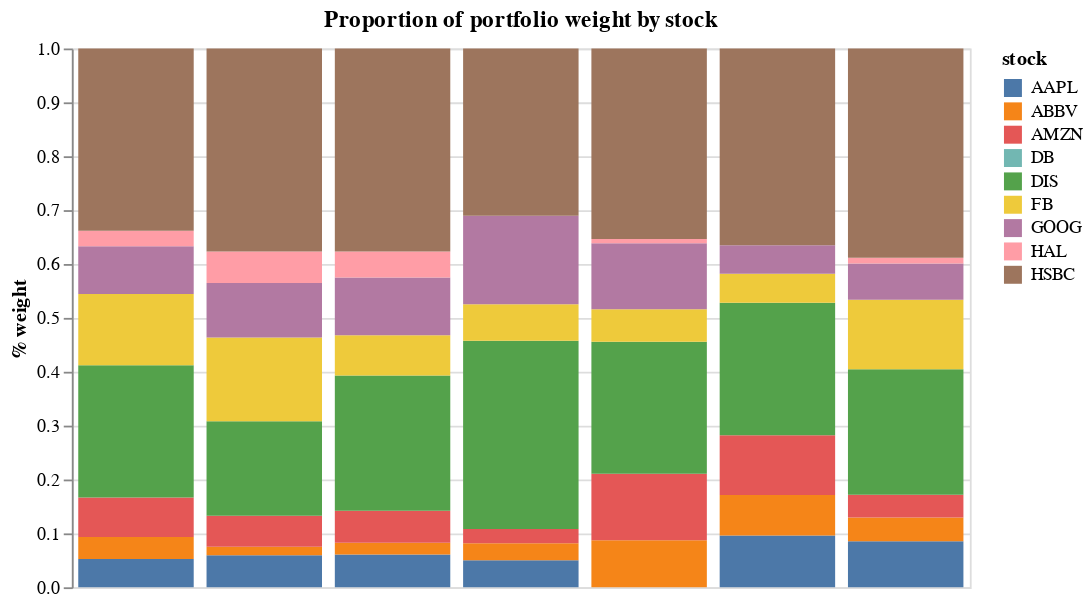

Write notebook code for a chart like this one.
### Markdown cell above
The chart above shows the MRE ellipsoid for the 3FF model. The weights of the stocks are represented by the bar. We ran the MRE 7 times so there are 7 different weights

### Code cell
chart_095_3

### Figure 1 — Vega-Lite specification as saved in the notebook (floating-point values rounded to 4 significant figures)
{"config": {"view": {"continuousWidth": 300, "continuousHeight": 300}}, "data": {"name": "data-0711a486387355c7a4fda68ba020013b"}, "mark": {"type": "bar"}, "encoding": {"color": {"field": "stock", "type": "nominal"}, "order": {"field": "stock", "sort": "ascending", "type": "nominal"}, "x": {"axis": null, "field": "run", "type": "ordinal"}, "y": {"field": "weight", "title": "% weight", "type": "quantitative"}}, "title": "Proportion of portfolio weight by stock", "width": 500, "$schema": "https://vega.github.io/schema/vega-lite/v5.8.0.json", "datasets": {"data-0711a486387355c7a4fda68ba020013b": [{"stock": "AAPL", "run": 0, "weight": 0.05262}, {"stock": "ABBV", "run": 0, "weight": 0.0409}, {"stock": "AMZN", "run": 0, "weight": 0.07307}, {"stock": "DB", "run": 0, "weight": 3.421e-09}, {"stock": "DIS", "run": 0, "weight": 0.2456}, {"stock": "FB", "run": 0, "weight": 0.1322}, {"stock": "GOOG", "run": 0, "weight": 0.08877}, {"stock": "HAL", "run": 0, "weight": 0.02856}, {"stock": "HSBC", "run": 0, "weight": 0.3383}, {"stock": "AAPL", "run": 1, "weight": 0.05945}, {"stock": "ABBV", "run": 1, "weight": 0.01581}, {"stock": "AMZN", "run": 1, "weight": 0.05751}, {"stock": "DB", "run": 1, "weight": 1.124e-08}, {"stock": "DIS", "run": 1, "weight": 0.1753}, {"stock": "FB", "run": 1, "weight": 0.1555}, {"stock": "GOOG", "run": 1, "weight": 0.1013}, {"stock": "HAL", "run": 1, "weight": 0.0585}, {"stock": "HSBC", "run": 1, "weight": 0.3766}, {"stock": "AAPL", "run": 2, "weight": 0.06098}, {"stock": "ABBV", "run": 2, "weight": 0.02165}, {"stock": "AMZN", "run": 2, "weight": 0.05929}, {"stock": "DB", "run": 2, "weight": 1.392e-09}, {"stock": "DIS", "run": 2, "weight": 0.2513}, {"stock": "FB", "run": 2, "weight": 0.07436}, {"stock": "GOOG", "run": 2, "weight": 0.1072}, {"stock": "HAL", "run": 2, "weight": 0.04827}, {"stock": "HSBC", "run": 2, "weight": 0.3769}, {"stock": "AAPL", "run": 3, "weight": 0.05011}, {"stock": "ABBV", "run": 3, "weight": 0.03154}, {"stock": "AMZN", "run": 3, "weight": 0.02655}, {"stock": "DB", "run": 3, "weight": 3.446e-09}, {"stock": "DIS", "run": 3, "weight": 0.3494}, {"stock": "FB", "run": 3, "weight": 0.06758}, {"stock": "GOOG", "run": 3, "weight": 0.1643}, {"stock": "HAL", "run": 3, "weight": 2.632e-07}, {"stock": "HSBC", "run": 3, "weight": 0.3105}, {"stock": "AAPL", "run": 4, "weight": 1.3e-08}, {"stock": "ABBV", "run": 4, "weight": 0.08742}, {"stock": "AMZN", "run": 4, "weight": 0.1235}, {"stock": "DB", "run": 4, "weight": 3.265e-09}, {"stock": "DIS", "run": 4, "weight": 0.2449}, {"stock": "FB", "run": 4, "weight": 0.06017}, {"stock": "GOOG", "run": 4, "weight": 0.1226}, {"stock": "HAL", "run": 4, "weight": 0.007684}, {"stock": "HSBC", "run": 4, "weight": 0.3538}, {"stock": "AAPL", "run": 5, "weight": 0.09615}, {"stock": "ABBV", "run": 5, "weight": 0.07496}, {"stock": "AMZN", "run": 5, "weight": 0.1113}, {"stock": "DB", "run": 5, "weight": 2.703e-08}, {"stock": "DIS", "run": 5, "weight": 0.2458}, {"stock": "FB", "run": 5, "weight": 0.05349}, {"stock": "GOOG", "run": 5, "weight": 0.05307}, {"stock": "HAL", "run": 5, "weight": 7.131e-09}, {"stock": "HSBC", "run": 5, "weight": 0.3652}, {"stock": "AAPL", "run": 6, "weight": 0.08559}, {"stock": "ABBV", "run": 6, "weight": 0.04398}, {"stock": "AMZN", "run": 6, "weight": 0.04198}, {"stock": "DB", "run": 6, "weight": 5.334e-09}, {"stock": "DIS", "run": 6, "weight": 0.2333}, {"stock": "FB", "run": 6, "weight": 0.1291}, {"stock": "GOOG", "run": 6, "weight": 0.06699}, {"stock": "HAL", "run": 6, "weight": 0.01063}, {"stock": "HSBC", "run": 6, "weight": 0.3885}]}}
